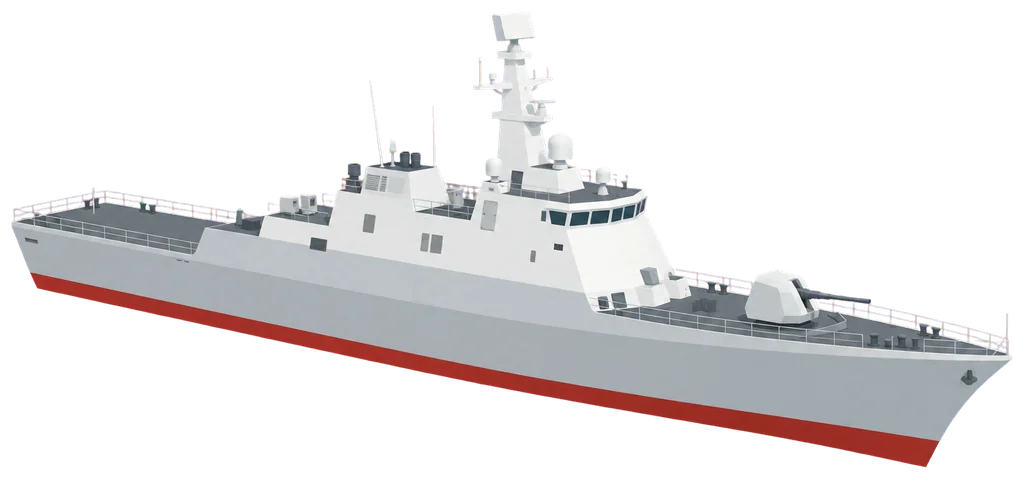
#> input picture assets/img/ship2.webp, 1024 x 479 px, given in place of title.png, which was not available
$ python process_assets.py ../assets/img/ship2.webp
#> lines starting #> are read from the running program, lines starting #| are printed output that depends on the picture; pictures that were not available may be replaced by others from this repository, and a replacement may not be noted
# -*- coding: utf-8 -*-
"""assets/raw/v2/*.png(Codex 생성 원본, v2 디자인 개편)를 게임용 webp로 만든다.

    python tools/process_assets.py            # 모두 만들기
    python tools/process_assets.py --check    # 만든 파일의 크기·투명도·이음매 점검만

- ship3 / ship2 / ship1 (+ _burnt) → 자홍(#FF00FF) 단색 배경을 지워 투명하게(불탄 배는 연기의 보랏빛도 지움), 여백을 잘라 가로 1024 이하
- splash → 4열×2행 견본을 칸별로 잘라 배경을 지우고, 256×256 칸 8개를 가로 한 줄(2048×256)로 잇는다
- sea_tile → 이음매 없이 반복되도록 가장자리를 섞은 뒤 1024×1024
- title / result_bg → 16:9로 자른 뒤 1920×1080
- title_phone → 양옆을 조금만 자르고 빈 하늘을 세로로 늘려 9:16(1080×1920)으로(배가 잘리지 않게)
원본은 assets/raw/v2(저장소에 올리지 않음), 결과는 assets/img/<이름>.webp.
위에서 본 배(top_*)는 tools/process_top.py가 만들고, 여기 --check가 함께 점검한다.
"""
import os
import sys
import numpy as np
from PIL import Image
from scipy import ndimage

ROOT = os.path.dirname(os.path.dirname(os.path.abspath(__file__)))
RAW = os.path.join(ROOT, 'assets', 'raw', 'v2')  # v1 원본은 assets/raw 바로 아래(프롬프트 기록: assets/prompts.md)
OUT = os.path.join(ROOT, 'assets', 'img')

SHIPS = ['ship3', 'ship2', 'ship1', 'ship3_burnt', 'ship2_burnt', 'ship1_burnt']
KEY = np.array([255, 0, 255], dtype=np.float32)
SPLASH_FRAME = 256
SPLASH_FRAMES = 8


def raw(name):
#> called with name = 'title'
    return Image.open(os.path.join(RAW, name + '.png')).convert('RGB')
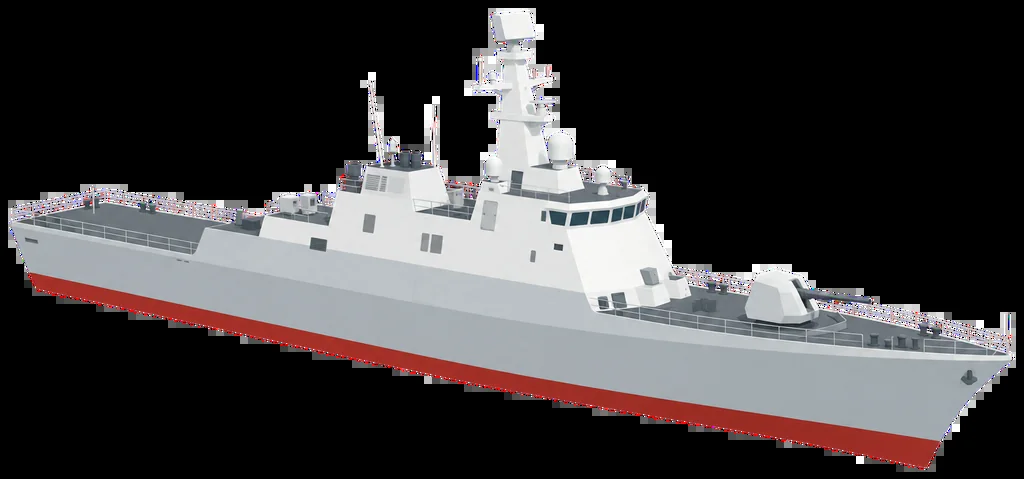
#> returned value: PIL image 1024x479 RGB; mean R, G, B 65.5, 62.4, 63.3


def save_webp(im, name, q=82):
    path = os.path.join(OUT, name + '.webp')
    if im.mode == 'RGBA':
        im.save(path, 'WEBP', quality=q, method=6, exact=False)
    else:
        im.convert('RGB').save(path, 'WEBP', quality=q, method=6)
    print(f'  {name}.webp {im.size[0]}x{im.size[1]} {im.mode} {os.path.getsize(path) // 1024}KB')


# ---------- 배경 지우기(자홍 단색 크로마키) ----------

# [167 lines left out: functions key_out, trim, fit_width, smoke_tint, ships, water_tint and 6 more, not called in this run]


# ---------- 16:9 배경 / 9:16 세로 시작 그림 ----------

def wide(name, aw=16, ah=9, size=(1920, 1080)):
    """가운데를 aw:ah 비율로 잘라 size로 맞춘다(기본 16:9 → 1920×1080)."""
    im = raw(name)
    tw = im.width
#> tw = 1024
    th = round(tw * ah / aw)
#> th = 576
    if th > im.height:
        th = im.height
#> th = 479
        tw = round(th * aw / ah)
#> tw = 852
    l = (im.width - tw) // 2
#> l = 86
    t = (im.height - th) // 2
#> t = 0
    im = im.crop((l, t, l + tw, t + th)).resize(size, Image.LANCZOS)
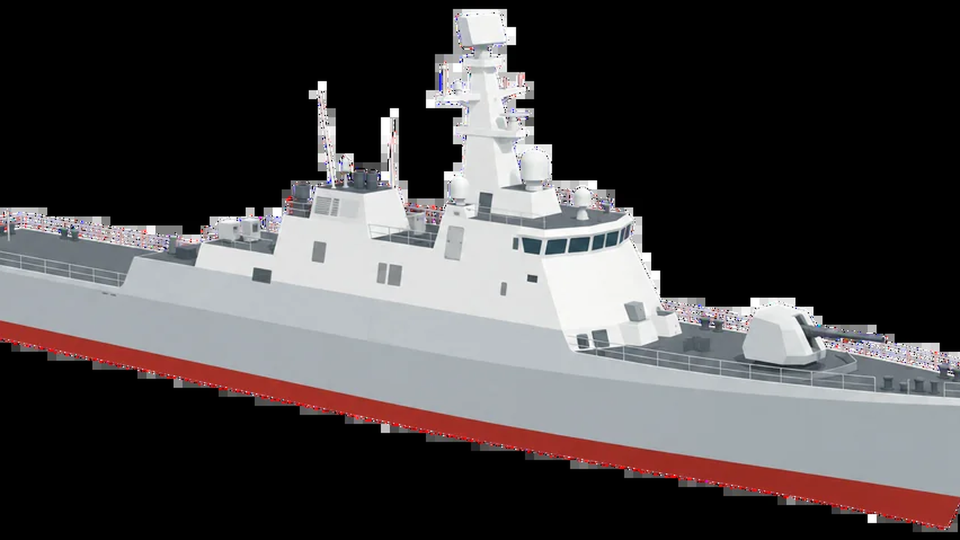
#> im: PIL image 1920x1080 RGB (shown at 1/2 size); mean R, G, B 73.1, 69.6, 70.5
    save_webp(im, name, 82)
#|   title.webp 1920x1080 RGB 58KB
#> call 2 of wide, with name = 'result_bg', aw = 16, ah = 9, size = (1920, 1080)
#> call 2 of raw, with name = 'result_bg'
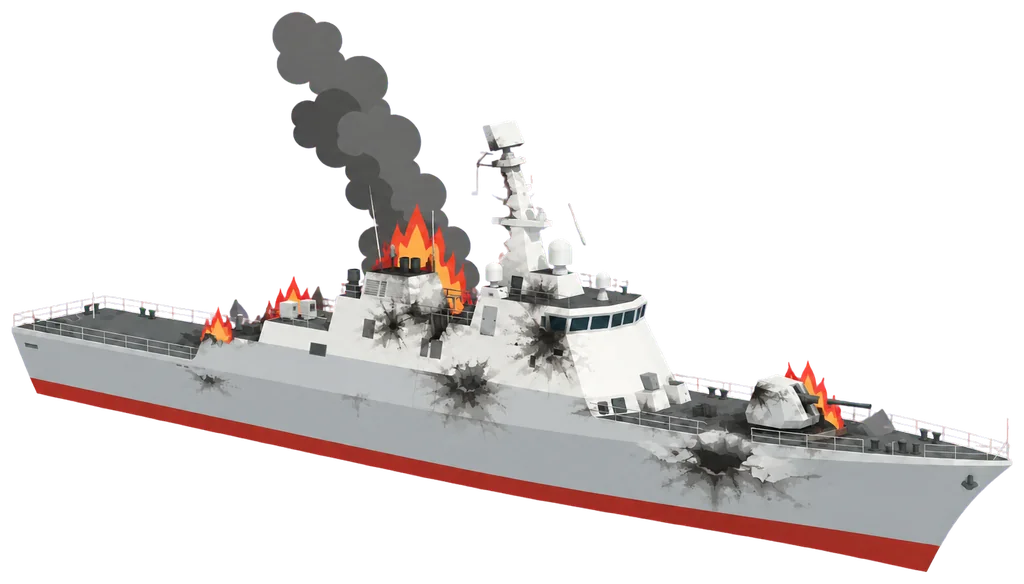
#> input picture assets/img/ship2_burnt.webp, 1024 x 584 px, given in place of result_bg.png, which was not available
#> in wide (call 2), `im = im.crop((l, t, l + tw, t + th)).resize(size, Image.LANCZOS)`:
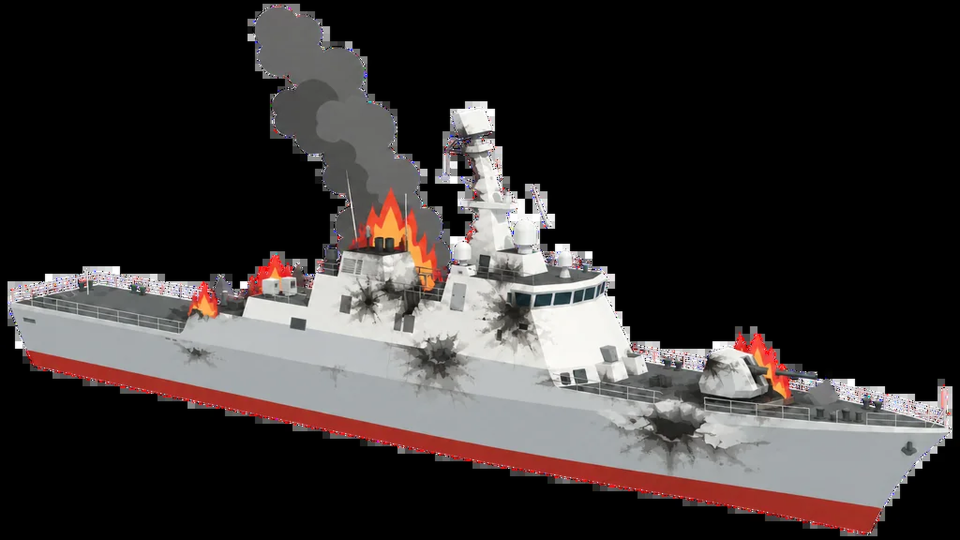
#> im: PIL image 1920x1080 RGB (shown at 1/2 size); mean R, G, B 56.1, 51.2, 50.5
#|   result_bg.webp 1920x1080 RGB 76KB


def tall(name, size=(1080, 1920), side=24):
    """세로 시작 그림: 원본(2:3)을 9:16으로 만들 때 양옆을 크게 자르면 배가 잘리므로,
    양옆은 side 픽셀만 자르고 모자란 높이는 위쪽 빈 하늘(무늬 없는 단색 번짐)만 세로로 늘려 채운다."""
#> called with name = 'title_phone', size = (1080, 1920), side = 24
    im = raw(name)
    a = np.asarray(im, dtype=np.float32)
    lum = a.mean(axis=2)
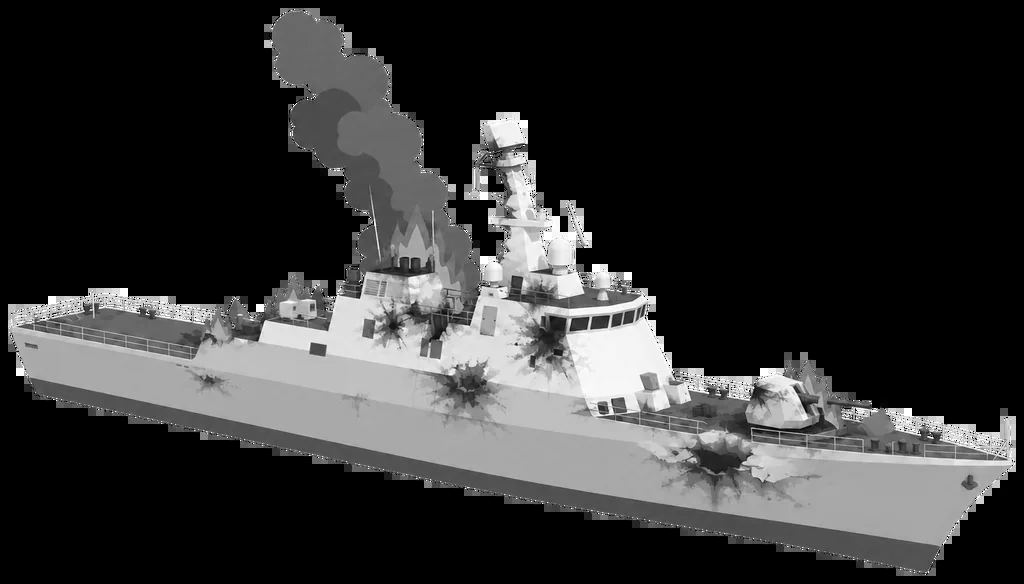
#> lum: shape (584, 1024) float32; min 0, max 255, mean 51.8
    horizon = int(np.argmax(lum.mean(axis=1) < 170))           # 밝은 하늘 → 어두운 바다로 바뀌는 줄
#> horizon = 0
    dev = np.abs(lum[:horizon] - np.median(lum[:horizon], axis=1, keepdims=True))
#> dev = empty array
    busy = np.nonzero((dev > 25).sum(axis=1) > 2)[0]           # 하늘에 무엇(돛대 등)이 처음 나오는 줄
#> busy = empty array
    sky_end = max(8, (int(busy[0]) if len(busy) else horizon) - 20)
#> sky_end = 8
    cw = im.width - 2 * side
#> cw = 976
    ch = round(cw * size[1] / size[0])
#> ch = 1735
    extra = ch - im.height
#> extra = 1151
    if extra > 0:
        sky = im.crop((0, 0, im.width, sky_end)).resize((im.width, sky_end + extra), Image.LANCZOS)
        grown = Image.new('RGB', (im.width, ch))
#> grown: PIL image 1024x1735 RGB; every value is 0
        grown.paste(sky, (0, 0))
        grown.paste(im.crop((0, sky_end, im.width, im.height)), (0, sky_end + extra))
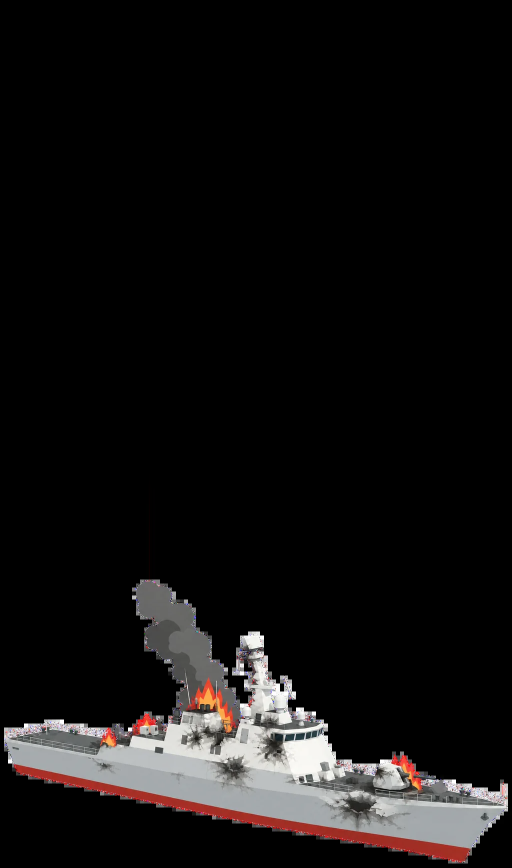
#> grown: PIL image 1024x1735 RGB (shown at 1/2 size); mean R, G, B 18.6, 17, 16.7
        im = grown
    t = (im.height - ch) // 2
#> t = 0
    print(f'  {name}: 수평선 {horizon}, 하늘 {sky_end}줄 → {sky_end + max(0, extra)}줄로 늘림, 양옆 {side}px 자름')
#|   title_phone: 수평선 0, 하늘 8줄 → 1159줄로 늘림, 양옆 24px 자름
    save_webp(im.crop((side, t, side + cw, t + ch)).resize(size, Image.LANCZOS), name, 82)
#> call 3 of save_webp, with name = 'title_phone', q = 82
#> in save_webp (call 3), `im.convert('RGB').save(path, 'WEBP', quality=q, method=6)`:
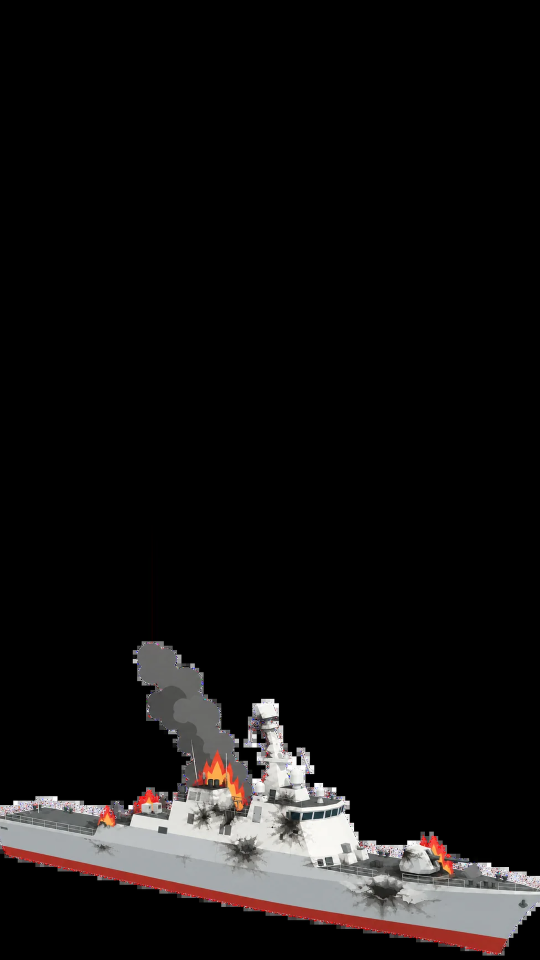
#> saved as title_phone.webp: PIL image 1080x1920 RGB (shown at 1/2 size); mean R, G, B 19.3, 17.6, 17.4
#|   title_phone.webp 1080x1920 RGB 44KB


# ---------- 점검 ----------

# 위에서 본 배(판 위 배 조각·남은 배 목록, tools/process_top.py가 만든다 — T20)
# 게임이 실제로 읽는 그림만 점검한다. 옆모습 배(ship*)·물보라(splash)·바다 질감(sea_tile)은 판을 코드로 그린 바다 지도와
# 위에서 본 배 조각으로 바꾼 뒤 쓰지 않아 지웠다(선생님 결정). 다시 쓰려면 --all로 만든다.
TOP = ['top_' + n + b for n in ('boat1', 'bow', 'mid', 'stern') for b in ('', '_burnt')] + ['top_hit']
EXPECT = {n: 'RGBA' for n in TOP}
EXPECT.update({'title': 'RGB', 'title_phone': 'RGB', 'result_bg': 'RGB'})
SIZE = {'title': (1920, 1080), 'result_bg': (1920, 1080), 'title_phone': (1080, 1920)}


def check():
    ok = True
    for n, mode in EXPECT.items():
        p = os.path.join(OUT, n + '.webp')
        if not os.path.exists(p):
            print('FAIL 없음', n); ok = False; continue
        im = Image.open(p)
        has_alpha = im.mode == 'RGBA'
        msg = f'{n}: {im.size[0]}x{im.size[1]} {im.mode} {os.path.getsize(p) // 1024}KB'
        good = True
        if mode == 'RGBA':
            al = np.asarray(im.getchannel('A')) if has_alpha else None
            corners_clear = has_alpha and all(al[y, x] == 0 for y in (0, -1) for x in (0, -1))
            opaque = has_alpha and (al > 250).mean()
            msg += f' 불투명 {opaque:.0%}' if has_alpha else ''
            good = has_alpha and corners_clear and 0.03 < opaque < 0.95
            if n.startswith('ship') or n.startswith('top_'):
                good = good and im.width <= 1024
            # 자홍이 남은 곳(보이는 픽셀 중 R·B가 G보다 크게 높은 곳)이 거의 없어야 한다
            if has_alpha:
                a = np.asarray(im.convert('RGBA')).astype(np.int16)
                vis = a[..., 3] > 128
                mag = vis & (a[..., 0] - a[..., 1] > 60) & (a[..., 2] - a[..., 1] > 60)
                left = mag.sum() / max(1, vis.sum())
                msg += f' 자홍 남음 {left:.2%}'
                good = good and left < 0.005
            if n == 'splash':
                good = good and im.size == (SPLASH_FRAME * SPLASH_FRAMES, SPLASH_FRAME)
        elif n == 'sea_tile':
            sc = seam_rank(np.asarray(im.convert('RGB')))
            msg += f' 이음매 순위 {sc:.2f}'
            good = im.size == (1024, 1024) and sc < 0.99
        else:
            good = im.size == SIZE[n]
        print(('PASS ' if good else 'FAIL ') + msg)
        ok = ok and good
    return ok


if __name__ == '__main__':
    os.makedirs(OUT, exist_ok=True)
    if '--check' not in sys.argv:
        if '--all' in sys.argv:  # 지금 게임이 쓰지 않는 그림까지
            print('배'); ships()
            print('물보라'); splash()
            print('바다 질감'); sea_tile()
        print('배경'); wide('title'); wide('result_bg'); tall('title_phone')
    print('점검')
#> (the run stopped early here; a loop or call above may not have finished)
